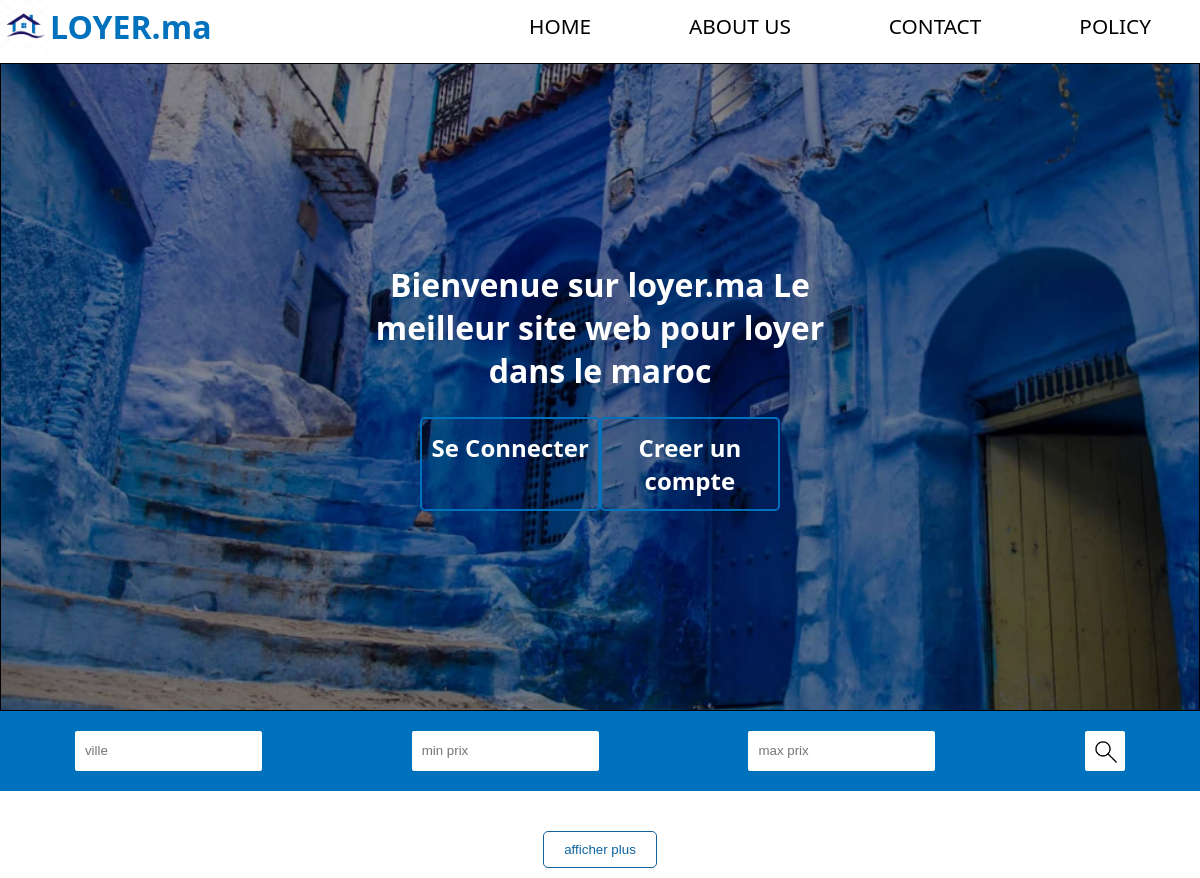
Page /loyer/index.php on the earlier database version.
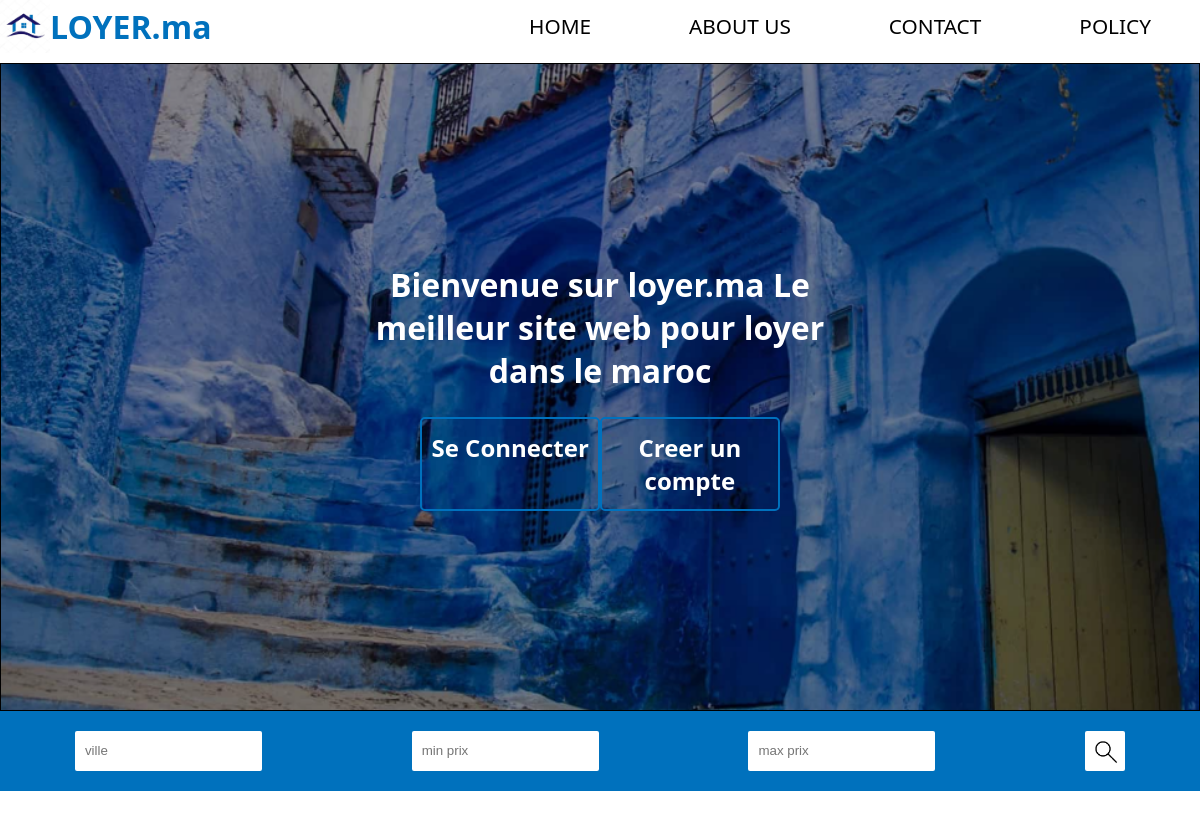
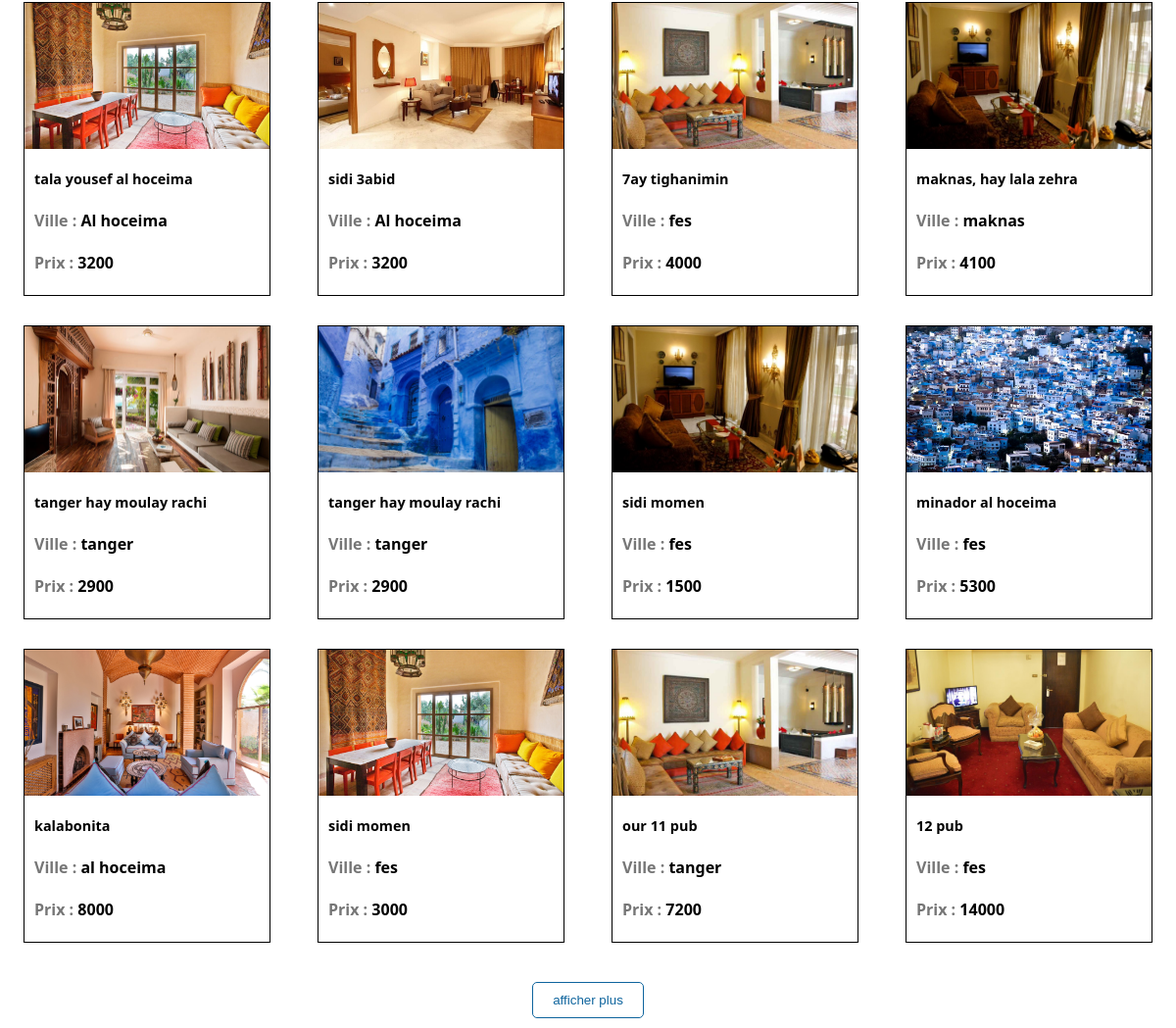
Same page on the later database version (2 pictures, top to bottom).
### tables this page shows
CREATE TABLE `publication` (
  `id` int(11) NOT NULL,
  `title` varchar(50) NOT NULL,
  `descr` varchar(250) NOT NULL,
  `ville` varchar(20) NOT NULL,
  `adrs` varchar(50) NOT NULL,
  `meubles` varchar(10) NOT NULL,
  `leau` varchar(10) NOT NULL,
  `elec` varchar(10) NOT NULL,
  `wifi` varchar(10) NOT NULL,
  `prix` int(11) NOT NULL,
  `idc` int(11) NOT NULL
);

CREATE TABLE `img` (
  `id` int(11) NOT NULL,
  `id_p` int(11) NOT NULL,
  `url` varchar(255) NOT NULL
);

### loyer/index.php (the view, shortened to what this page needs)
<?php
require_once('./conndb.php');
$sql = "SELECT id,title,idC,prix,ville FROM publication limit 12";
$result = $conn->query($sql);
?>
<!DOCTYPE html>
<html lang="en">
<head>
    <link rel="stylesheet" href="style/style2.css">
</head>
<body>
        <?php
        if (isset($_SESSION["id_client"])) {
            $theclid = $_SESSION["id_client"];
            require_once('./the2pages/page2.php');
        }else{
            require_once('./the2pages/page1.php');
        }
        ?>
         <article id="artt">
            <?php
            if ($result->num_rows > 0) {
                while ($row = $result->fetch_assoc()) {
                    echo "<a href='propage.php?id=".$row['id']."' class='thecon'>";
                    echo "<div class='contener'>";
                    $imgurl = $row["id"];
                    $sql1 = "SELECT * FROM img where id_p = $imgurl limit 1";
                    $result1 = $conn->query($sql1);
                    if ($result1->num_rows > 0){
                        $row1 = $result1->fetch_assoc();
                        echo "<div class='contener1'>";
                        echo '<img src="'.$row1["url"].'" alt="image"> ';
                        echo "</div>";
                    }
                    echo "<div class='contener2'>";
                    echo "<h2>". $row["title"]."</h2>";
                    echo "<h4><span class='villetext'>Ville : </span>".$row["ville"]."</h4>";
                    echo "<h4><span class='villetext'>Prix : </span>".$row["prix"]."</h4>";
                    echo "</div>";
                    echo "</div>";
                    echo '</a>';
                }
            }
            ?>
         </article>
         <div class="divbtn">
            <button class="morebtn" id="morebtn" >afficher plus </button>
         </div>
</body>
</html>

### loyer/the2pages/page1.php (shortened to what this page needs)
<main>
        <div class="divofmain1">
            <img src="./images/logo.jfif" alt="logo" class="logoimage">
            <h1 class="logoname">LOYER.ma</h1>
        </div>
        <div class="divofmain2">
            <a href="#">HOME</a>
            <a href="#">ABOUT US</a>
            <a href="#">CONTACT</a>
            <a href="#">POLICY</a>
        </div>
    </main>
    <header>
        <h1 class="hederh1">Bienvenue sur loyer.ma
            Le meilleur site web pour loyer
           dans le maroc</h1>
        <div class="hederbtn">
            <a href="loginpage.php">Se Connecter</a>
            <a href="#">Creer un compte</a>
        </div>
    </header>
    <div class="resdiv">
        <form action="search.php" method = 'Post' id="form_id" >
            <input type="text" name="ville" id="ville" placeholder="ville" required>
            <input type="number" name="minval" id="minval" placeholder="min prix" required>
            <input type="number" name="maxval" id="maxval"  placeholder="max prix" required>
            <a href="#" onclick="document.getElementById('form_id').submit();"></a>
        </form>
</div>

### loyer/style/style2.css (style rules this page uses)
* { padding: 0px; margin: 0px; box-sizing: border-box; }
body { height: 100vh; }
.contener { width: 100%; height: 100%; border: 1px solid black; font-family: system-ui, -apple-system, BlinkMacSystemFont, 'Segoe UI', Roboto, Oxygen, Ubuntu, Cantarell, 'Open Sans', 'Helvetica Neue', sans-serif; }
.contener1 { width: 100%; height: 50%; background-color: white; display: flex; justify-content: center; align-items: center; }
img { width: 100%; height: 100%; object-fit: cover; }
article { display: flex; flex-direction: row; flex-wrap: wrap; justify-content: space-around; }
.villetext { color: rgb(118, 118, 118); }
.contener2 { display: flex; flex-direction: column; justify-content: space-evenly; height: 50%; padding-left: 10px; }
h2 { font-size: 0.9em; }
.divbtn { width: 100%; padding: 10px; display: flex; justify-content: center; align-items: center; }
.morebtn { padding: 10px 20px; border: 0px ; border-radius: 5px; border: 1px solid #0e649d ; color: #0e649d; background-color: white; transition: 1s; }
.thecon { text-decoration: none; width: min-content; color: black; width: 21%; height: 300px; margin-bottom: 30px; transition: 1s; }

### loyer/the2pages/page1.php (style rules this page uses)
* { padding: 0px ; margin: 0px ; box-sizing: border-box; }
body { height:90vh; }
.logoimage { width: 50px; }
main { width: 100%; height: max-content; display: flex; justify-content: space-between; font-family: 'Segoe UI', Tahoma, Geneva, Verdana, sans-serif; margin-bottom: 10px; }
.divofmain1 { display: flex; justify-content: center; align-items: center; height: 100%; }
.divofmain2 { min-height: 100%; display: flex; justify-content: space-around; align-items: center; width: 60%; }
.divofmain2 a { text-decoration: none; font-size: 1.3em; color: black; }
.logoname { color: #0071BD; }
header { width: 100%; height: 90%; border: 1px solid black; display: flex; flex-direction: column; justify-content: center; align-items: center; font-family: 'Segoe UI', Tahoma, Geneva, Verdana, sans-serif; background-image: url(./images/mymainimae.png); background-size: cover; }
.hederh1 { width: 40%; text-align: center; margin-bottom: 25px; color: white; }
.hederbtn { width: 30%; height: max-content; display: flex; justify-content: space-around; }
.hederbtn a { text-decoration: none; color: white; border: 2px solid #0071BD; font-size: 1.5em; width: 200px; padding: 12px 0px; text-align: center; border-radius: 5px; transition: 1.5s; font-weight: bold; }
.resdiv { width: 100%; height: 80px; background-color:#0071BD ; margin-bottom:30px; }
.resdiv form { width: 100%; height: 100%; display: flex; justify-content: space-around; align-items: center; }
.resdiv form input { height: 40px; padding-left: 10px; border: 0px solid black; border-radius: 2px; }
.resdiv form a { width: 40px; height: 40px; background-image: url(./images/resimage.png); background-size: cover; border-radius: 2px; }

Differences in the rows shown:
added publication: img.url (picture), title "tala yousef al hoceima", ville "Al hoceima", prix "3200"
added publication: img.url (picture), title "sidi 3abid", ville "Al hoceima", prix "3200"
added publication: img.url (picture), title "7ay tighanimin", ville "fes", prix "4000"
added publication: img.url (picture), title "maknas, hay lala zehra", ville "maknas", prix "4100"
added publication: img.url (picture), title "tanger hay moulay rachi", ville "tanger", prix "2900"
added publication: img.url (picture), title "tanger hay moulay rachi", ville "tanger", prix "2900"
added publication: img.url (picture), title "sidi momen", ville "fes", prix "1500"
added publication: img.url (picture), title "minador al hoceima", ville "fes", prix "5300"
added publication: img.url (picture), title "kalabonita", ville "al hoceima", prix "8000"
added publication: img.url (picture), title "sidi momen", ville "fes", prix "3000"
added publication: img.url (picture), title "our 11 pub", ville "tanger", prix "7200"
added publication: img.url (picture), title "12 pub", ville "fes", prix "14000"
